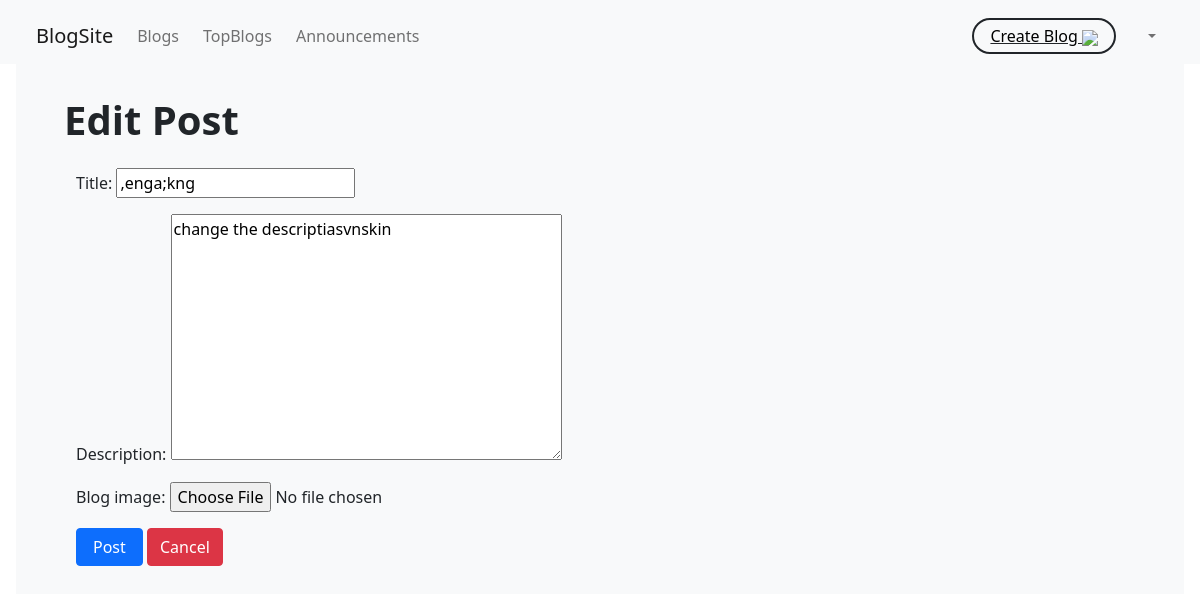
Page /edit/13 (signed in) on the earlier database version.
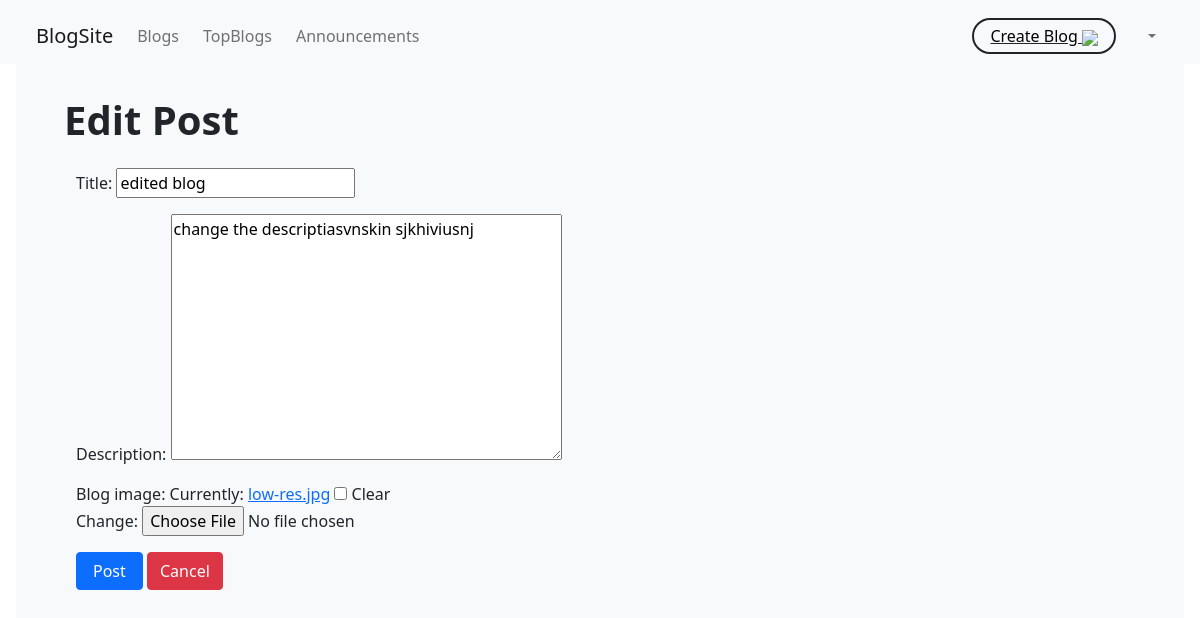
Same page on the later database version.
### blog/models.py (models this page shows, shortened)
class Blog(models.Model):
    title = models.CharField(max_length=200)
    author = models.ForeignKey(User, on_delete=models.CASCADE)
    description = models.TextField()
    blog_image = models.ImageField(blank=True, null=True)
    publish_date = models.DateTimeField('publish_date', auto_now_add=True)
    updated_at = models.DateTimeField(auto_now=True)
    liked_by = models.ManyToManyField(User, related_name='likes')
    likes = models.PositiveIntegerField(default=0)

### blog/views.py (the view)
# urls.py: re_path(r'^edit/(?P<pk>[0-9]+)$', views.UpdateBlogView.as_view(), name='updateBlog'),
class UpdateBlogView(UpdateView):
    model = models.Blog
    fields = ['title', 'description', 'blog_image']

### blog/templates/blog/blog_form.html (shortened to what this page needs)
{% extends 'blog/base.html' %} {% block body_block %}
<h1 class="mb-4 fw-bold">
    {% if blog.id %}
    Edit Post
    {% else %}
    New Post
    {% endif %}
</h1>
<div class="container">
    <form method="post" enctype="multipart/form-data">
        {{ form.as_p }}
        <input class="btn btn-primary px-3" type="submit" value="Post" />
        <a class="btn btn-danger" href="{% url 'blog:my_blogs' %}">Cancel</a>
    </form>
</div>
{% endblock body_block %}

### blog/templates/blog/base.html (shortened to what this page needs)
<!DOCTYPE html>
{% load static %}
<html lang="en">
<head>
  <link href="https://cdn.jsdelivr.net/npm/bootstrap@5.1.3/dist/css/bootstrap.min.css" rel="stylesheet"
 />
  <link rel="stylesheet" href="https://cdnjs.cloudflare.com/ajax/libs/font-awesome/4.7.0/css/font-awesome.min.css" />
</head>
<body>
  <nav class="navbar fixed-top navbar-expand-lg navbar-light bg-light px-4 pt-3">
    <div class="container-fluid">
      <a class="navbar-brand" href="{% url 'blog:index' %}">BlogSite</a>
      <div class="collapse navbar-collapse" id="navbarSupportedContent">
        <ul class="navbar-nav mb-2 mb-lg-0 gap-lg-2">
          <li class="nav-item">
            <a class="nav-link" aria-current="page" href="{% url 'blog:index' %}">Blogs</a>
          </li>
          <li class="nav-item">
            <a class="nav-link" aria-current="page" href="{% url 'blog:topBlogs' %}">TopBlogs</a>
          </li>
          <li class="nav-item">
            <a class="nav-link" aria-current="page" href="{% url 'blog:announcements' %}">Announcements</a>
          </li>
        </ul>
        <ul class="navbar-nav ms-auto mb-2 mb-lg-0 align-items-center">
          {% if request.user.is_authenticated %}
          <li class="nav-item border border-dark border-2 rounded-pill py-1 px-3 me-4 text-decoration-underline"><a
              class="text-decoration-none text-black fw-normal" href="{% url 'blog:createBlog' %}">Create Blog
              <img src="https://img.icons8.com/material-rounded/15/000000/pencil--v1.png" /></a></li>
          {% endif %}
          <li class="nav-item dropdown">
            <a class="nav-link dropdown-toggle" href="#" id="navbarDropdown" role="button" data-bs-toggle="dropdown"
              aria-expanded="true"></a>
          </li>
        </ul>
      </div>
    </div>
  </nav>
  <div class="bg-light p-5 mt-5 rounded-lg m-3 min-vh-100">
    {% block body_block %}{% endblock body_block %}
  </div>
</body>
</html>

Differences in the rows shown:
changed Blog: title ",enga;kng" → "edited blog"; description "change the descriptiasvnskin" → "change the descriptiasvnskin sjkhiviusnj"
Other differences:
form field as_p: (not shown) → "☐"
text no longer shown: "Title: Description: Blog image:"
text now shown: "Title: Description: Blog image: Currently: low-res.jpg Clear Change:"
